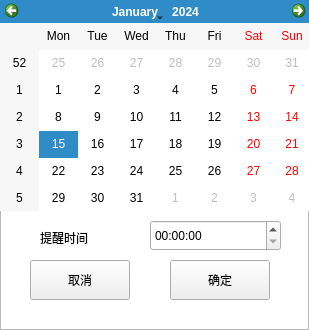
<?xml version="1.0" encoding="UTF-8"?>
<ui version="4.0">
 <class>remindcalendarwidget</class>
 <widget class="QWidget" name="remindcalendarwidget">
  <property name="geometry">
   <rect>
    <x>0</x>
    <y>0</y>
    <width>309</width>
    <height>330</height>
   </rect>
  </property>
  <property name="windowTitle">
   <string>Form</string>
  </property>
  <widget class="QListView" name="listView">
   <property name="geometry">
    <rect>
     <x>0</x>
     <y>0</y>
     <width>309</width>
     <height>330</height>
    </rect>
   </property>
  </widget>
  <widget class="QCalendarWidget" name="calendarWidget">
   <property name="geometry">
    <rect>
     <x>0</x>
     <y>0</y>
     <width>311</width>
     <height>211</height>
    </rect>
   </property>
  </widget>
  <widget class="QTimeEdit" name="timeEdit">
   <property name="geometry">
    <rect>
     <x>150</x>
     <y>220</y>
     <width>131</width>
     <height>31</height>
    </rect>
   </property>
  </widget>
  <widget class="QLabel" name="label">
   <property name="geometry">
    <rect>
     <x>40</x>
     <y>230</y>
     <width>72</width>
     <height>15</height>
    </rect>
   </property>
   <property name="text">
    <string>提醒时间</string>
   </property>
  </widget>
  <widget class="QPushButton" name="pushButton_no">
   <property name="geometry">
    <rect>
     <x>30</x>
     <y>260</y>
     <width>100</width>
     <height>40</height>
    </rect>
   </property>
   <property name="text">
    <string>取消</string>
   </property>
  </widget>
  <widget class="QPushButton" name="pushButton_yes">
   <property name="geometry">
    <rect>
     <x>170</x>
     <y>260</y>
     <width>100</width>
     <height>40</height>
    </rect>
   </property>
   <property name="text">
    <string>确定</string>
   </property>
  </widget>
 </widget>
 <resources/>
 <connections/>
</ui>
